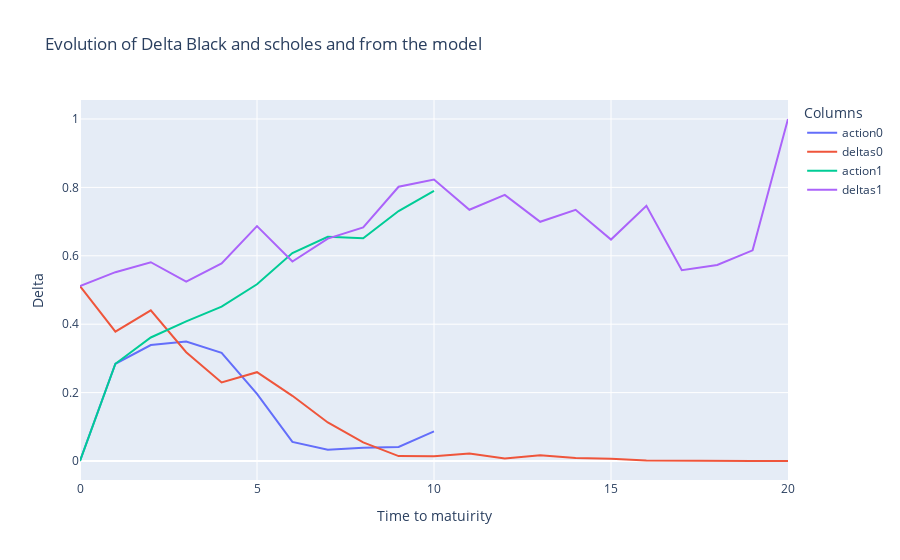

The notebook cell saved with this chart:
### Code cell
fig = go.Figure()
# Add traces for each column
for column in actions.columns:
    fig.add_trace(go.Scatter(x=actions.index, y=actions[column], mode='lines', name=f"action{column}"))
    fig.add_trace(go.Scatter(x=deltas.index, y=deltas[column], mode='lines', name=f"deltas{column}"))

# Update layout
fig.update_layout(
    title='Evolution of Delta Black and scholes and from the model',
    xaxis_title='Time to matuirity',
    yaxis_title='Delta',
    template='plotly',
    legend=dict(title='Columns'),
)

# Show the plot
fig.show()

### Figure 1 — Plotly figure (JSON) as saved in the notebook; plotly's stock layout.template omitted (floating-point values rounded to 4 significant figures)
{"data": [{"mode": "lines", "name": "action0", "type": "scatter", "x": [0, 1, 2, 3, 4, 5, 6, 7, 8, 9, 10], "y": [0, 0.2843, 0.3392, 0.3493, 0.3164, 0.1964, 0.05571, 0.03298, 0.03893, 0.04128, 0.08655]}, {"mode": "lines", "name": "deltas0", "type": "scatter", "x": [0, 1, 2, 3, 4, 5, 6, 7, 8, 9, 10, 11, 12, 13, 14, 15, 16, 17, 18, 19, 20], "y": [0.5113, 0.378, 0.4406, 0.318, 0.2298, 0.2597, 0.1906, 0.1127, 0.05423, 0.01436, 0.0139, 0.02176, 0.006989, 0.01655, 0.00866, 0.006736, 0.001663, 0.001866, 0.0007396, 8.437e-05, 0]}, {"mode": "lines", "name": "action1", "type": "scatter", "x": [0, 1, 2, 3, 4, 5, 6, 7, 8, 9, 10], "y": [0, 0.2843, 0.3612, 0.4081, 0.4513, 0.5168, 0.608, 0.6555, 0.6514, 0.7308, 0.7901]}, {"mode": "lines", "name": "deltas1", "type": "scatter", "x": [0, 1, 2, 3, 4, 5, 6, 7, 8, 9, 10, 11, 12, 13, 14, 15, 16, 17, 18, 19, 20], "y": [0.5113, 0.5521, 0.5813, 0.5242, 0.5777, 0.6867, 0.5833, 0.6504, 0.6827, 0.8019, 0.823, 0.7346, 0.7781, 0.6994, 0.7346, 0.6474, 0.7462, 0.5577, 0.5734, 0.616, 1]}], "layout": {"legend": {"title": {"text": "Columns"}}, "title": {"text": "Evolution of Delta Black and scholes and from the model"}, "xaxis": {"title": {"text": "Time to matuirity"}}, "yaxis": {"title": {"text": "Delta"}}}}
